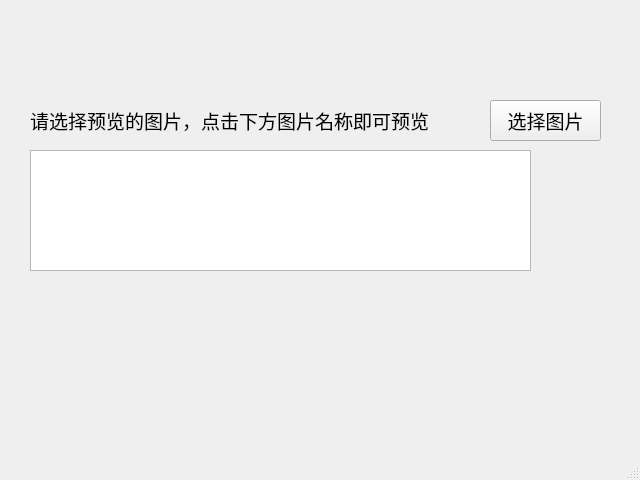
<?xml version="1.0" encoding="UTF-8"?>
<ui version="4.0">
 <class>MainWindow</class>
 <widget class="QMainWindow" name="MainWindow">
  <property name="geometry">
   <rect>
    <x>0</x>
    <y>0</y>
    <width>640</width>
    <height>480</height>
   </rect>
  </property>
  <property name="windowTitle">
   <string>MainWindow</string>
  </property>
  <widget class="QWidget" name="centralwidget">
   <widget class="QLabel" name="label">
    <property name="geometry">
     <rect>
      <x>30</x>
      <y>100</y>
      <width>451</width>
      <height>41</height>
     </rect>
    </property>
    <property name="font">
     <font>
      <family>Agency FB</family>
      <pointsize>14</pointsize>
     </font>
    </property>
    <property name="text">
     <string>请选择预览的图片，点击下方图片名称即可预览</string>
    </property>
   </widget>
   <widget class="QPushButton" name="Pre_pushButton">
    <property name="geometry">
     <rect>
      <x>490</x>
      <y>100</y>
      <width>111</width>
      <height>41</height>
     </rect>
    </property>
    <property name="font">
     <font>
      <family>Agency FB</family>
      <pointsize>14</pointsize>
     </font>
    </property>
    <property name="text">
     <string>选择图片</string>
    </property>
   </widget>
   <widget class="QListWidget" name="Pre_listWidget">
    <property name="geometry">
     <rect>
      <x>30</x>
      <y>150</y>
      <width>501</width>
      <height>121</height>
     </rect>
    </property>
   </widget>
  </widget>
  <widget class="QStatusBar" name="statusbar"/>
 </widget>
 <resources/>
 <connections/>
</ui>
